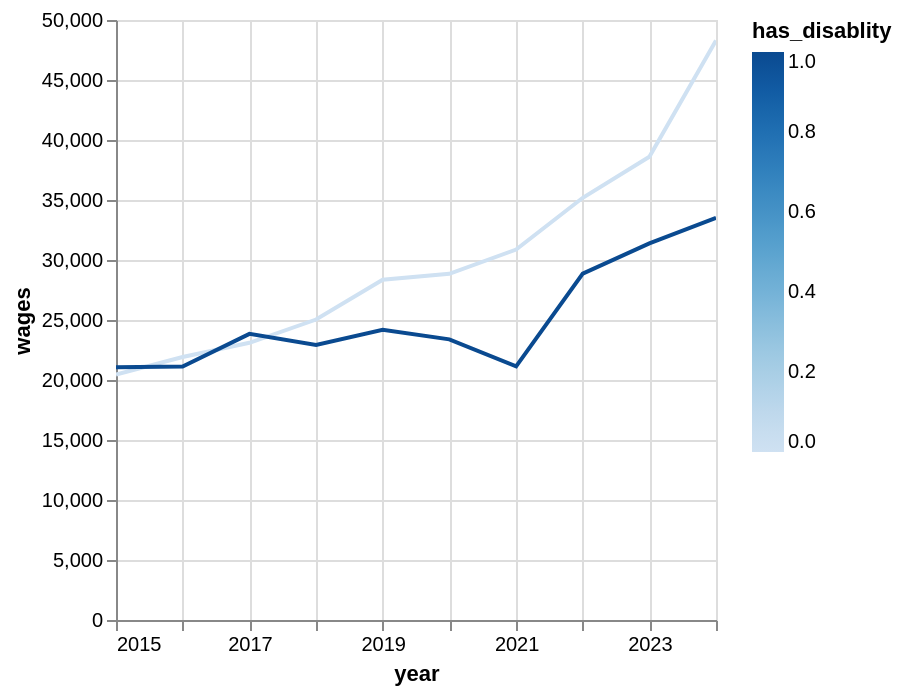

The code cell stored with this chart in its notebook:
### Code cell
(
    panel_common_2019_2020
        #.filter((pl.col('is_employed_no_disablity') == 1)|(pl.col('is_employed_has_disablity') == 1))
        #.filter(pl.col('h7_2').is_in(['October', 'November', 'December']))
        .filter(pl.col('idind').is_in(working_statuses_1['idind'].implode()))
        .with_columns(pl.col('year').cast(pl.Int32).cast(pl.String).str.to_date("%Y"))
        .group_by(['year', 'has_disablity']).agg(pl.col('wages').mean())
).plot.line(x='year', y='wages', color='has_disablity')

### Figure 1 — Vega specification as saved in the notebook (floating-point values rounded to 4 significant figures)
{"$schema": "https://vega.github.io/schema/vega/v6.json", "data": [{"name": "param_1e9efca18e7a2868_store"}, {"name": "source_0", "values": [{"year": "2020-01-01T00:00:00.000", "has_disablity": 0, "wages": 28850.0}, {"year": "2017-01-01T00:00:00.000", "has_disablity": 1, "wages": 23850.0}, {"year": "2022-01-01T00:00:00.000", "has_disablity": 1, "wages": 28860.0}, {"year": "2017-01-01T00:00:00.000", "has_disablity": 0, "wages": 23100.0}, {"year": "2023-01-01T00:00:00.000", "has_disablity": 0, "wages": 38600.0}, {"year": "2016-01-01T00:00:00.000", "has_disablity": 0, "wages": 21910.0}, {"year": "2024-01-01T00:00:00.000", "has_disablity": 1, "wages": 33520.0}, {"year": "2015-01-01T00:00:00.000", "has_disablity": 0, "wages": 20460.0}, {"year": "2024-01-01T00:00:00.000", "has_disablity": 0, "wages": 48280.0}, {"year": "2020-01-01T00:00:00.000", "has_disablity": 1, "wages": 23390.0}, {"year": "2022-01-01T00:00:00.000", "has_disablity": 0, "wages": 35190.0}, {"year": "2018-01-01T00:00:00.000", "has_disablity": 0, "wages": 25040.0}, {"year": "2019-01-01T00:00:00.000", "has_disablity": 0, "wages": 28360.0}, {"year": "2021-01-01T00:00:00.000", "has_disablity": 0, "wages": 30870.0}, {"year": "2016-01-01T00:00:00.000", "has_disablity": 1, "wages": 21130.0}, {"year": "2019-01-01T00:00:00.000", "has_disablity": 1, "wages": 24180.0}, {"year": "2018-01-01T00:00:00.000", "has_disablity": 1, "wages": 22920.0}, {"year": "2015-01-01T00:00:00.000", "has_disablity": 1, "wages": 21070.0}, {"year": "2021-01-01T00:00:00.000", "has_disablity": 1, "wages": 21140.0}, {"year": "2023-01-01T00:00:00.000", "has_disablity": 1, "wages": 31390.0}], "transform": [{"type": "formula", "expr": "toDate(datum['year'])", "as": "year"}]}, {"name": "source_0_y_domain_wages", "values": [{"min": 20460.0, "max": 48280.0}]}, {"name": "source_0_color_domain_has_disablity", "values": [{"min": 0, "max": 1}]}], "signals": [{"name": "unit", "value": {}, "on": [{"events": "pointermove", "update": "isTuple(group()) ? group() : unit"}]}, {"name": "param_1e9efca18e7a2868", "update": "vlSelectionResolve(\"param_1e9efca18e7a2868_store\", \"union\")"}, {"name": "param_1e9efca18e7a2868_year", "on": [{"events": [{"source": "view", "type": "dblclick"}], "update": "null"}, {"events": {"signal": "param_1e9efca18e7a2868_translate_delta"}, "update": "panLinear(param_1e9efca18e7a2868_translate_anchor.extent_x, -param_1e9efca18e7a2868_translate_delta.x / width)"}, {"events": {"signal": "param_1e9efca18e7a2868_zoom_delta"}, "update": "zoomLinear(domain(\"x\"), param_1e9efca18e7a2868_zoom_anchor.x, param_1e9efca18e7a2868_zoom_delta)"}]}, {"name": "param_1e9efca18e7a2868_wages", "on": [{"events": [{"source": "view", "type": "dblclick"}], "update": "null"}, {"events": {"signal": "param_1e9efca18e7a2868_translate_delta"}, "update": "panLinear(param_1e9efca18e7a2868_translate_anchor.extent_y, param_1e9efca18e7a2868_translate_delta.y / height)"}, {"events": {"signal": "param_1e9efca18e7a2868_zoom_delta"}, "update": "zoomLinear(domain(\"y\"), param_1e9efca18e7a2868_zoom_anchor.y, param_1e9efca18e7a2868_zoom_delta)"}]}, {"name": "param_1e9efca18e7a2868_tuple", "on": [{"events": [{"signal": "param_1e9efca18e7a2868_year || param_1e9efca18e7a2868_wages"}], "update": "param_1e9efca18e7a2868_year && param_1e9efca18e7a2868_wages ? {unit: \"\", fields: param_1e9efca18e7a2868_tuple_fields, values: [param_1e9efca18e7a2868_year,param_1e9efca18e7a2868_wages]} : null"}]}, {"name": "param_1e9efca18e7a2868_tuple_fields", "value": [{"field": "year", "channel": "x", "type": "R"}, {"field": "wages", "channel": "y", "type": "R"}]}, {"name": "param_1e9efca18e7a2868_translate_anchor", "value": {}, "on": [{"events": [{"source": "scope", "type": "pointerdown"}], "update": "{x: x(unit), y: y(unit), extent_x: domain(\"x\"), extent_y: domain(\"y\")}"}]}, {"name": "param_1e9efca18e7a2868_translate_delta", "value": {}, "on": [{"events": [{"source": "window", "between": [{"source": "scope", "type": "pointerdown"}, {"source": "window", "type": "pointerup"}], "type": "pointermove", "consume": true}], "update": "{x: param_1e9efca18e7a2868_translate_anchor.x - x(unit), y: param_1e9efca18e7a2868_translate_anchor.y - y(unit)}"}]}, {"name": "param_1e9efca18e7a2868_zoom_anchor", "on": [{"events": [{"source": "scope", "type": "wheel", "consume": true}], "update": "{x: invert(\"x\", x(unit)), y: invert(\"y\", y(unit))}"}]}, {"name": "param_1e9efca18e7a2868_zoom_delta", "on": [{"events": [{"source": "scope", "type": "wheel", "consume": true}], "update": "pow(1.001, event.deltaY * pow(16, event.deltaMode))", "force": true}]}, {"name": "param_1e9efca18e7a2868_modify", "on": [{"events": {"signal": "param_1e9efca18e7a2868_tuple"}, "update": "modify(\"param_1e9efca18e7a2868_store\", param_1e9efca18e7a2868_tuple, true)"}]}], "marks": [{"type": "group", "name": "pathgroup", "from": {"facet": {"data": "source_0", "name": "faceted_path_main", "groupby": ["has_disablity"]}}, "encode": {"update": {"width": {"field": {"signal": null, "datum": null, "group": "width", "parent": null}}, "height": {"field": {"signal": null, "datum": null, "group": "height", "parent": null}}}}, "marks": [{"type": "line", "name": "marks", "from": {"data": "faceted_path_main"}, "sort": {"field": "x"}, "encode": {"update": {"x": {"field": "year", "scale": "x"}, "y": {"field": "wages", "scale": "y"}, "defined": {"signal": "isValid(datum[\"year\"]) && isFinite(+datum[\"year\"]) && isValid(datum[\"wages\"]) && isFinite(+datum[\"wages\"]) && isValid(datum[\"has_disablity\"]) && isFinite(+datum[\"has_disablity\"])"}, "tooltip": {"signal": "{\"year\": timeFormat(datum[\"year\"], \"%b %d, %Y\"), \"wages\": format(datum[\"wages\"], \"\"), \"has_disablity\": format(datum[\"has_disablity\"], \"\")}"}, "stroke": {"field": "has_disablity", "scale": "color"}}}, "clip": true, "style": ["line"], "interactive": true}]}], "scales": [{"name": "x", "type": "time", "domain": {"data": "source_0", "field": "year"}, "range": [0, {"signal": "width"}], "domainRaw": {"signal": "param_1e9efca18e7a2868[\"year\"]"}}, {"name": "y", "type": "linear", "domain": [{"signal": "(data(\"source_0_y_domain_wages\")[0] || {}).min"}, {"signal": "(data(\"source_0_y_domain_wages\")[0] || {}).max"}], "range": [{"signal": "height"}, 0], "nice": true, "domainRaw": {"signal": "param_1e9efca18e7a2868[\"wages\"]"}, "zero": true}, {"name": "color", "type": "linear", "domain": [{"signal": "(data(\"source_0_color_domain_has_disablity\")[0] || {}).min"}, {"signal": "(data(\"source_0_color_domain_has_disablity\")[0] || {}).max"}], "range": "ramp", "zero": false, "interpolate": "hcl"}], "axes": [{"scale": "x", "grid": true, "maxExtent": 0, "tickCount": {"signal": "ceil(width/40)"}, "aria": false, "gridScale": "y", "minExtent": 0, "orient": "bottom", "domain": false, "labels": false, "zindex": 0, "ticks": false}, {"scale": "y", "grid": true, "orient": "left", "minExtent": 0, "zindex": 0, "maxExtent": 0, "gridScale": "x", "tickCount": {"signal": "ceil(height/40)"}, "domain": false, "ticks": false, "labels": false, "aria": false}, {"scale": "x", "grid": false, "labelFlush": true, "tickCount": {"signal": "ceil(width/40)"}, "orient": "bottom", "title": "year", "labelOverlap": true, "zindex": 0}, {"scale": "y", "labelOverlap": true, "grid": false, "title": "wages", "orient": "left", "tickCount": {"signal": "ceil(height/40)"}, "zindex": 0}], "height": 300, "padding": 5, "style": "cell", "legends": [{"stroke": "color", "gradientLength": {"signal": "clamp(height, 64, 200)"}, "title": "has_disablity"}], "background": "white", "width": 300}
